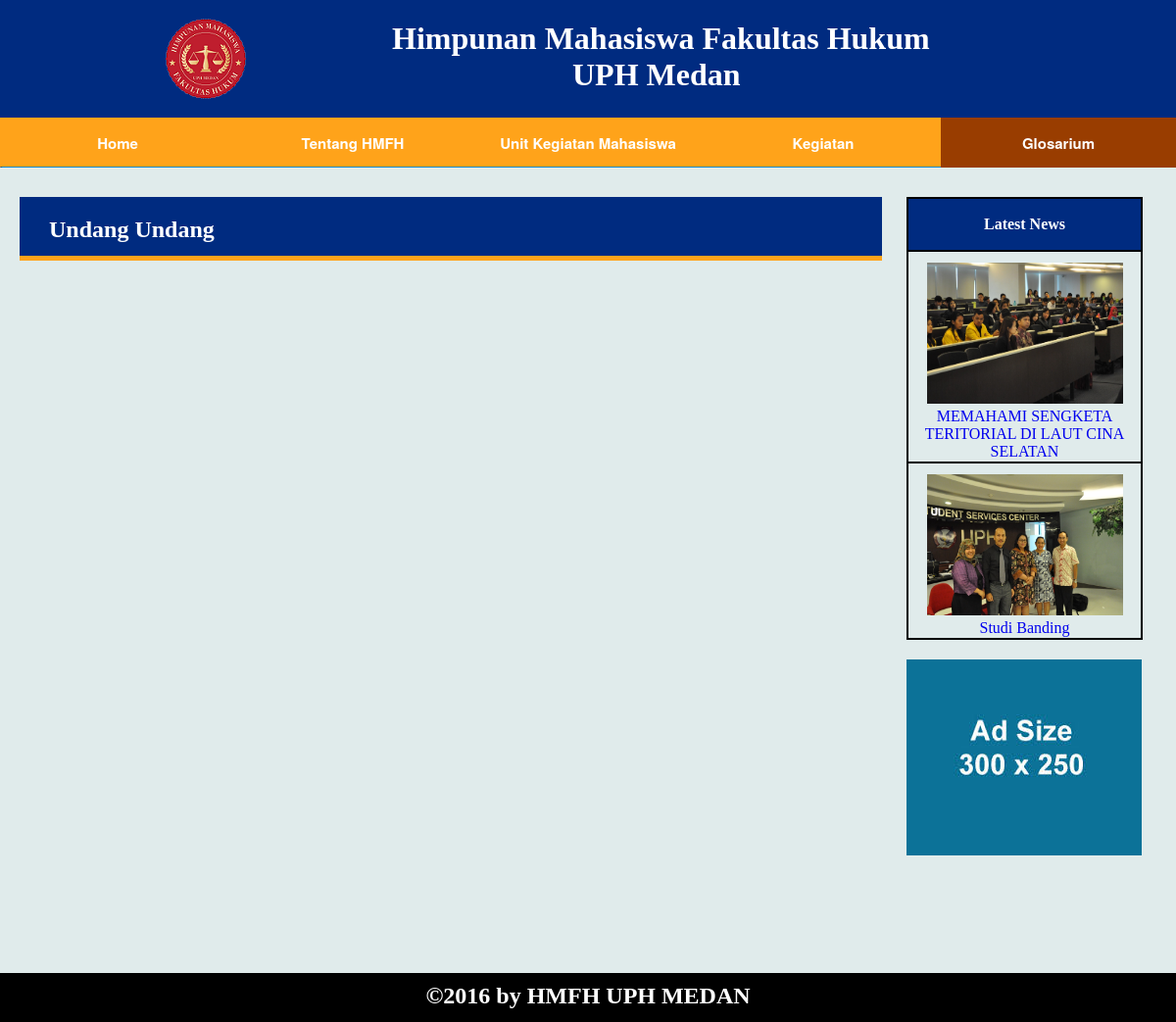
/glosarium.php, run on the app's committed database.
### tables this page shows
CREATE TABLE `news` (
  `id` int(11) NOT NULL AUTO_INCREMENT,
  `title` varchar(200) NOT NULL,
  `date` date NOT NULL,
  `content` varchar(3000) NOT NULL,
  `image` varchar(5000) NOT NULL,
  `preview` varchar(500) NOT NULL,
  PRIMARY KEY (`id`)
);

### glosarium.php (the view, shortened to what this page needs)
<!DOCTYPE html>
<html>
<head>
</head>
<body>
<div class="wrapper">
	<div class="row">
		<div class="body">
			<div class="row">
				<div class="row">
					<div class="header">
						<div class="logo">
						<img src="img/logo.png">
						</div>
						<div class="name">
							<h1>Himpunan Mahasiswa Fakultas Hukum<br>&nbsp&nbsp&nbsp&nbsp&nbsp&nbsp&nbsp
								&nbsp&nbsp&nbsp&nbsp&nbsp&nbsp&nbsp&nbsp&nbsp&nbsp&nbsp&nbsp&nbsp&nbsp&nbspUPH Medan</h1>
						</div>
					</div>
				</div>
				<div class="row">
					<div class="menu">
						<ul>
						  <li><a href="hmj.php">Home</a></li>
						  <li><a href="tentang.php">Tentang HMFH</a></li>
						  <li><a href="UKM.php">Unit Kegiatan Mahasiswa</a></li>
						  <li><a href="Kegiatan.php">Kegiatan</a></li>
						  <li  class="current-menu-item"><a href="glosarium.php">Glosarium</a></li>
						</ul>
			</div>
				</div>
				<div class="row">
					<div class="body2">
							<div class="left">
								<div class="head">
								<h2>Undang Undang</h2>
								</div>
							</div>
							<div class="right">
								<table>
									<tr>
									<th>Latest News</th>
									</tr>
									<?php
									$conn = konek_db();
									$query = $conn->prepare("select * from `website`.`news` ORDER BY date DESC LIMIT 2");
									$result= $query->execute();
									$rows = $query->get_result();
									while($row = $rows->fetch_array()){
									if($row['image'] == null || $row['image'] == "")
										$url_image = "img/none.png";
									else
										$url_image = "img/".$row['image'];
										$news = "news.php?id=".$row['id'];
									echo "<tr>";
									echo "<td><a href=\"$news\"><img src=\"$url_image\" style=\"margin-top:10px\" width=\"200\" height=\"144\"><br>".
										$row['title']."</a></td>";
									echo"</tr>";
										}
									?>
								</table>
								<div class="advertise">
									<img src="img/ad.jpg">
								</div>
							</div>
							<div class="row">
								<div class="footer">
								<h2>&copy2016 by HMFH UPH MEDAN</h2>
								</div>
						</div>
					</div>
				</div>
				</div>
			</div>
		</div>
	</div>
</body>
</html>

### glosarium.php (style rules this page uses)
body { margin: 0px; padding: 0px; background: url("img/index.jpg") no-repeat; background-size: cover; background-attachment: fixed; }
.wrapper { width: 100%; max-height: 6000px; }
.wrapper:before, .wrapper:after, .row:before, .row:after { content: ""; display: table; }
.row:after { clear: both; }
.row { clear: both; }
.body { width: 1200px; max-height: 5600px; margin: auto; }
.header { width: 1200px; height: 120px; background-color: #002b80; }
.logo { width: 300px; height: 120px; float: left; }
.logo img { margin-left: 150px; }
.name { width: 800px; height: 120px; color:white; float: right; }
.name h1 { text-align: left; }
.menu { width: 1200px; height: 50px; background-color:#ffa31a; margin-top: 0px; border-bottom: none; }
.body2 { background-color: #e0ebeb; width: 1200px; max-height: 5000px; margin-top: -1px; }
.left { width: 900px; max-height: 3000px; float: left; }
.right { width: 300px; max-height: 1200px; float: left; background-color: #e0ebeb; margin-top: 20px; }
.right table { margin: 10px 0 20px 25px; }
.right table,th,td { border:2px solid black; border-collapse: collapse; text-align: center; }
.right td a { text-decoration: none; list-style: none; }
.right th,td { width: 235px; height: 50px; max-height: 300px; }
th { background: #002b80; color:white; }
.advertise { width: 300px; height: 300px; }
.advertise img { margin-left: 25px; }
.footer { width: 1200px; height: 50px; background-color:black; color:white; margin:auto; text-align: center; }
.footer h2 { padding-top:10px; }
.menu ul { list-style:none; position:relative; float:left; margin:0; padding:0; z-index : 999; }
.menu ul li { width: 240px; text-decoration: none; display: inline-block; list-style:none; text-align: center; }
.menu ul li a { color:white; text-decoration: none; padding-top: 10px; padding-bottom: 9px; font-size: 15px; }
.menu ul a { display:block; color:#333; text-decoration:none; font-weight:700; font-size:12px; line-height:32px; font-family:"HelveticaNeue","Helvetica Neue",Helvetica,Arial,sans-serif; }
.menu ul li { position:relative; float:left; z-index : 999; margin:0; padding:0; left: 0px; bottom:0px; }
.menu ul li.current-menu-item { background:#993d00; }
.head { width: 880px; height: 60px; border-bottom: 5px solid #ffa31a; margin-top: 30px; margin-left: 20px; background-color: #002b80; }
.head h2 { color:white; padding: 20px 0 0 30px; }

### data on the page
news: image (picture), title "MEMAHAMI SENGKETA TERITORIAL DI LAUT CINA SELATAN"
news: image (picture), title "Studi Banding"
